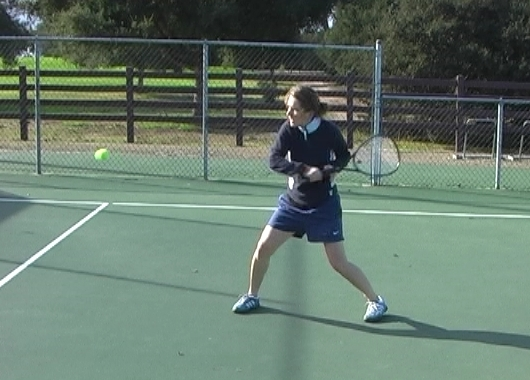
#> input picture IPV23_HW4/test imgs/tennis538.jpg, 530 x 380 px, found by its file name; its folder holds 4 pictures in this run
$ jupyter execute ipv23_hw04-20190807.ipynb   (shell and % lines are left out)   (older library calls are emulated)
#> lines starting #> are read from the running program, lines starting #| are printed output that depends on the picture; after the words box and inside, x2 and y2 are one past the last pixel; in counts of white or black regions, pixels touching at a corner belong together
# **[2023-1] Image Processing & Vision (55397)**

* ### Hak Gu Kim
* ### Assistant Professor
* ### Graduate School of Advanced Imaging Science, Multimedia & Film (GSAIM)
* ### Chung-Ang University
* ### Webpage: www.irislab.cau.ac.kr

# **Homework IV: Optical Flow**

* ### **Deadline:** 07 June (Wed) at 11:59pm
* ### **Submission:** Upload the zip file to "과제 및 평가" on E-class
  * **Upload zip file:** ipv23_hw04-student number.zip
    * **Python code:** ipv23_hw04-student number.ipynb
    * **Report:** ipv23_hw04-student number.pdf  (page limit: 4 pages)

## **[Homework IV-0]** Environmental Setting

[cell 1]
# Connect to the google drive #

from google.colab import drive
drive.mount('/content/gdrive')

[cell 2]
# Import the required libraries for image processing

import sys
import cv2
from google.colab.patches import cv2_imshow
import matplotlib.pyplot as plt
import matplotlib.image as mpimg
import numpy as np
import math

dir = '/content/gdrive/My Drive/Colab Notebooks/IPV23_HW4/test imgs/'

[cell 3]
# Define the functions for the load and save the input image
def loadImg(in_fname):
  img = cv2.imread(dir + in_fname)

  if img is None:
    print('Image load failed!')
    sys.exit()

  plt.imshow(cv2.cvtColor(img, cv2.COLOR_BGR2RGB))
  plt.title("Input RGB Image")
  plt.show()

  return img

## Save image file
def saveImg(out_img, out_fname):
  cv2.imwrite(dir + out_fname, out_img)

## **[Homework IV]** Optical Flow Calculation
* Carefully read and understand the following optical flow code,
* Then please **complete the incomplete code:** `varable_name = [ ]`

[cell 4]
##############################################
#            Image Boundary Check            #
##############################################
def inRange(cordinates, limits):
	x,y = cordinates
	X_Limit, Y_Limit = limits
	return 0 <= x and x < X_Limit and 0 <= y and y < Y_Limit


##############################################
#                Opticla Flow                #
##############################################
def opticalFlow(prev_fr, next_fr, window_size, min_quality=0.01):
    """
    opticalFlow(prev_fr, next_fr, window_size, min_quality) -> (u, v)\n
    Obtain (u,v) from Lucas Kanade's optical flow approach

    input
        prev_fr(ndarray) : previous frame image
        next_fr(ndarray) : next frame image
        window_size(int) : size of window centered in pixels
        min_quality(int) : minimum quality of corner detection
    output
        u, v(ndarray) : u, v of the optical flow constraint equation
    """

    max_corners = 10000
    min_distance = 0.1
    feature_list = cv2.goodFeaturesToTrack(prev_fr, max_corners, min_quality, min_distance)

    w = int(window_size/2)  # window range

    prev_fr = prev_fr / 255
    next_fr = next_fr / 255

    # Compute the gradients w.r.to X, Y and T dimensions
    # Solve with Sobel Edge detection
    fx = cv2.Sobel(prev_fr, cv2.CV_64F, 1, 0, ksize=5) # Gradient of x-axis
    fy = cv2.Sobel(prev_fr, cv2.CV_64F, 0, 1, ksize=5) # Gradient of y-axis
    ft = next_fr - prev_fr # Gradient of time

    u = np.zeros(prev_fr.shape)
    v = np.zeros(prev_fr.shape)

    for feature in feature_list:
        j, i = feature.ravel()	#   get cordinates of the corners (i,j). They are stored in the order j, i
        i, j = int(i), int(j)		#   i,j are floats initially

        I_x = fx[i-w:i+w+1, j-w:j+w+1].flatten()
        I_y = fy[i-w:i+w+1, j-w:j+w+1].flatten()
        I_t = ft[i-w:i+w+1, j-w:j+w+1].flatten()

        # Set the vector A and b for Ax=b to solve the equation for optical flow
        A = np.column_stack((I_x, I_y))
        b = -I_t

        # find the x_hat vector, which is the predicted optical flow vector
        # Solve with least squares
        x_hat = np.dot(np.linalg.pinv(np.dot(A.T, A)), np.dot(A.T, b))  # Predicted u and v

        u[i,j] = x_hat[0]
        v[i,j] = x_hat[1]

    return (u, v)


##############################################
#        Functions for Visualization         #
##############################################
def drawOnFrame(frame, U, V, output_file):

    line_color = (255, 0, 0) #  Red

    for i in range(frame.shape[0]):
        for j in range(frame.shape[1]):
            u, v = U[i][j], V[i][j]

            if u and v:
                frame = cv2.arrowedLine(frame, (j, i), (int(round(j+u)), int(round(i+v))),
                                        (255, 0, 0), thickness=1)
    cv2.imwrite(output_file, frame)


def drawSeperately(prev_fr, next_fr, U, V, output_file):

    displacement = np.ones_like(next_fr)
    displacement.fill(255.)
    line_color =  (0, 0, 0)

    for i in range(next_fr.shape[0]):
        for j in range(next_fr.shape[1]):

            start_pixel = (j,i)
            end_pixel = (int(j+U[i][j]), int(i+V[i][j]))

            if U[i][j] and V[i][j] and inRange(end_pixel, prev_fr.shape):
                displacement = cv2.arrowedLine(displacement, start_pixel, end_pixel, line_color, thickness=2)

    figure, axes = plt.subplots(1,3)
    axes[0].imshow(prev_fr, cmap = "gray")
    axes[0].set_title("first image")
    axes[1].imshow(next_fr, cmap = "gray")
    axes[1].set_title("second image")
    axes[2].imshow(displacement, cmap = "gray")
    axes[2].set_title("displacements")
    figure.tight_layout()
    plt.savefig(output_file)

[cell 5]
##############################################
#                Main Function               #
##############################################

if __name__ == "__main__":

  fname_prev = 'tennis538.jpg'
  fname_next = 'tennis539.jpg'

  prev_fr = cv2.imread(dir + fname_prev)
#> prev_fr is the input picture: shape (380, 530, 3); mean B, G, R 107.8, 120.6, 101.2
  next_fr = cv2.imread(dir + fname_next)
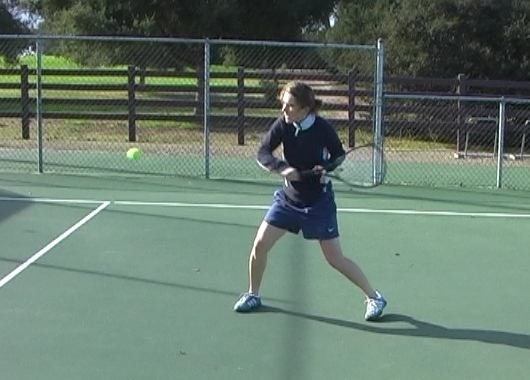
#> input picture IPV23_HW4/test imgs/tennis539.jpg, 530 x 380 px, found by its file name
#> next_fr is the input picture: shape (380, 530, 3); mean B, G, R 108.2, 121.1, 101.5

  gray_prev_fr = cv2.cvtColor(prev_fr, cv2.COLOR_RGB2GRAY)
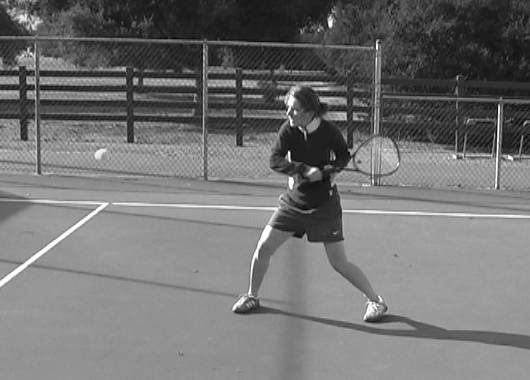
#> gray_prev_fr: shape (380, 530); min 7, max 255, mean 114.6
  gray_next_fr = cv2.cvtColor(next_fr, cv2.COLOR_RGB2GRAY)
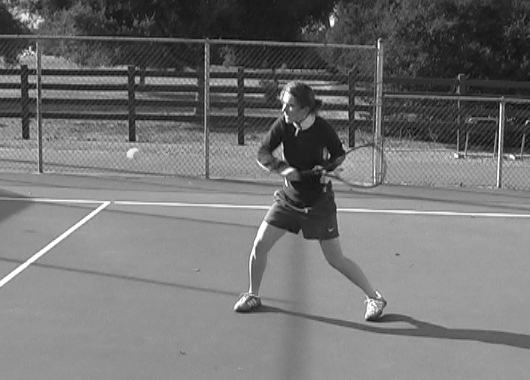
#> gray_next_fr: shape (380, 530); min 3, max 255, mean 115

  # Obtain (u,v) from Lucas Kanade's optical flow approach
  U, V = opticalFlow(gray_prev_fr, gray_next_fr, 11, 0.1)
#> in opticalFlow, `feature_list = cv2.goodFeaturesToTrack(prev_fr, max_corners, min_quali..`: feature_list = 321 rows, first 8: [289, 151], [291, 125], [330, 26], [291, 188], [290, 161], [508, 156], [294, 110], [30, 51]
#> in opticalFlow, `fx = cv2.Sobel(prev_fr, cv2.CV_64F, 1, 0, ksize=5)`:
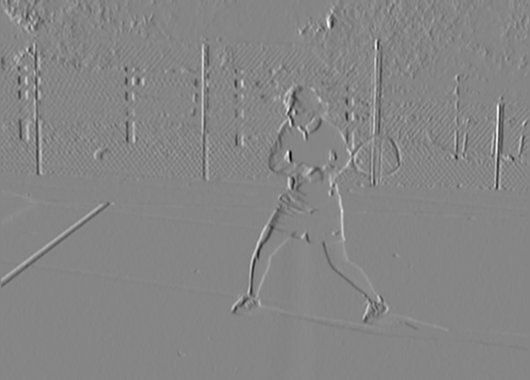
#> fx: shape (380, 530) float64; min -43.41, max 39.27, mean 0; drawn with min black and max white
#> in opticalFlow, `fy = cv2.Sobel(prev_fr, cv2.CV_64F, 0, 1, ksize=5)`:
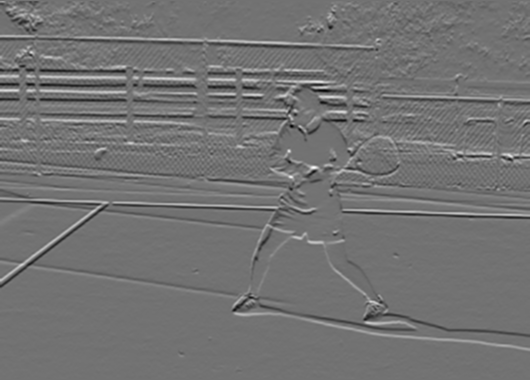
#> fy: shape (380, 530) float64; min -27.88, max 34.18, mean 0.1; drawn with min black and max white
#> in opticalFlow, `ft = next_fr - prev_fr`:
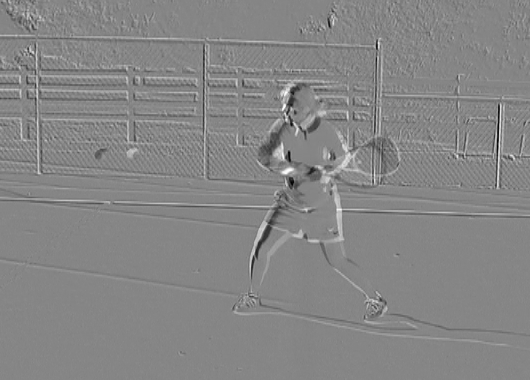
#> ft: shape (380, 530) float64; min -0.953, max 0.863, mean 0.00172; drawn with min black and max white
#> the loop in opticalFlow, `for feature in feature_list:` made 321 passes
#> (j, i, x_hat) on passes 1 to 3: (289, 151, [-0.00188, 0.0195]), (291, 125, [-0.000759, -0.0137]), (330, 26, [0.0108, -0.00985])

  # Save results
  drawSeperately(gray_prev_fr, next_fr, U, V, '/content/gdrive/My Drive/opticalflow_sep.png')
#> in drawSeperately, `displacement.fill(255.)`: displacement: shape (380, 530, 3); every value is 255
#> after the loop in drawSeperately, `for i in range(next_fr.shape[0]):`:
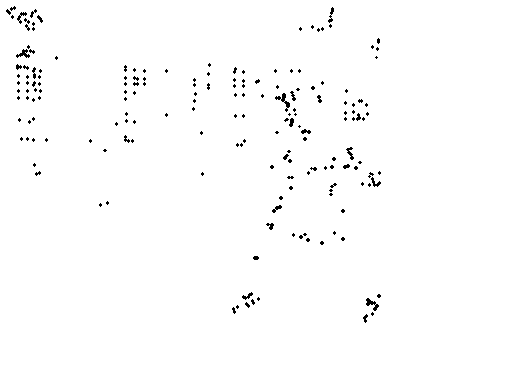
#> displacement: shape (380, 530, 3); 98.9% white; black in thin lines or dots, all inside (x1, y1, x2, y2) = (6, 6, 381, 323)
  drawOnFrame(gray_next_fr, U, V, '/content/gdrive/My Drive/opticalflow.png')
